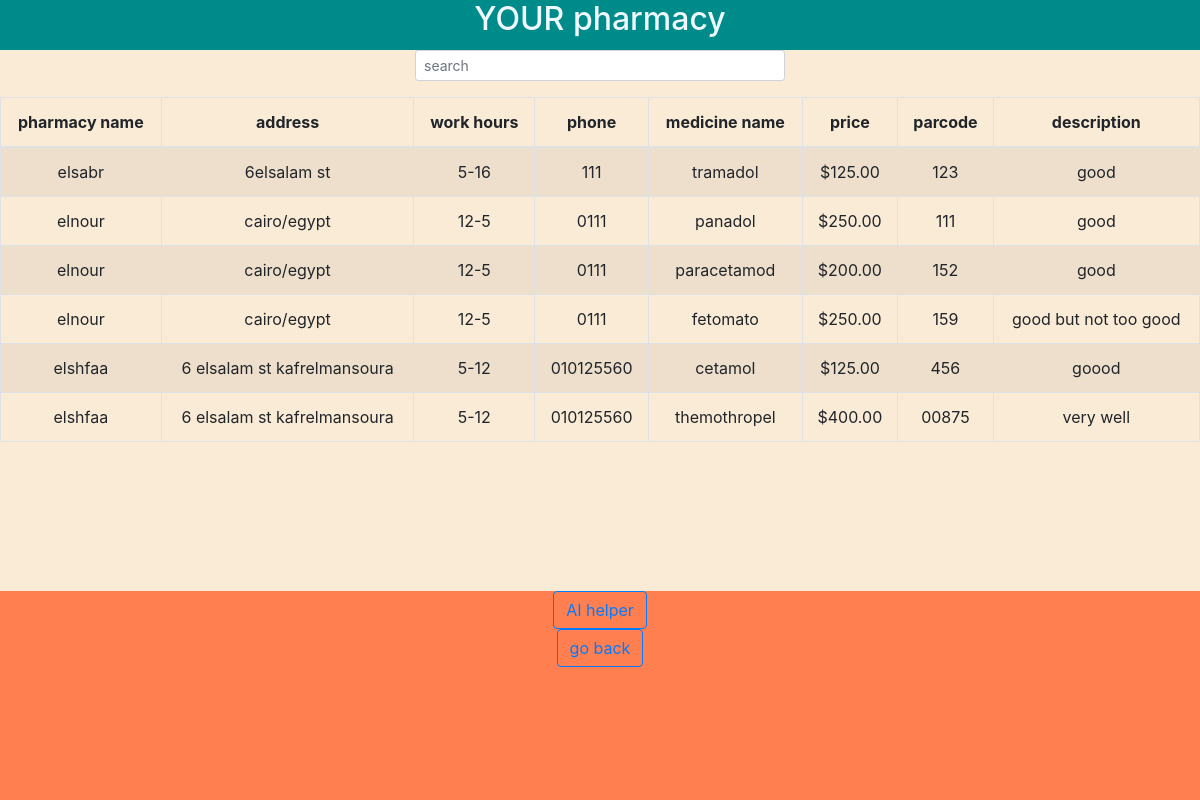
Page /patient on the committed database.
### tables this page shows
CREATE TABLE medicine_available (
    pharmacy_id INTEGER,
    medicine_id INTEGER,
    price REAL,
    available INTEGER DEFAULT 1 CHECK (available IN (0,1)),
    PRIMARY KEY (pharmacy_id, medicine_id),
    FOREIGN KEY (pharmacy_id) REFERENCES pharmacies(id) ON DELETE CASCADE,
    FOREIGN KEY (medicine_id) REFERENCES medicines(id) ON DELETE CASCADE
);

CREATE TABLE pharmacies (
id INTEGER PRIMARY KEY AUTOINCREMENT,
username TEXT,
phone TEXT,
work_hours TEXT,
address TEXT,
name TEXT,
password TEXT);

CREATE TABLE medicines (
id INTEGER PRIMARY KEY AUTOINCREMENT,
name TEXT,
parcode TEXT,
description TEXT);

### app.py (the view)
@app.route("/patient")
def patient():
    data = db.execute("SELECT phone, work_hours, address, pharmacies.name as pharmacy_name, medicines.name as medicine_name, parcode, description, price FROM pharmacies JOIN medicine_available ON pharmacy_id = pharmacies.id JOIN medicines ON medicine_id = medicines.id WHERE available = 1").fetchall()
    return render_template("patient.html", data=data)

### helpers.py (called while the page is built)
def usd(value):
    try:
        return f"${float(value):,.2f}"
    except (ValueError, TypeError):
        return value

### Templates/patient.html (shortened to what this page needs)
{%extends "layout.html"%}
{%block main%}
<main>
<div class="col-md-6 col-lg-4 mx-auto">
    <input id="searchinput" class="form-control form-control-sm" type="search" autofocus placeholder="search">
</div>
<div class="table-responsive">
    <table class="table table-striped table-hover table-bordered my-3">
        <thead>
            <tr>
                <th>pharmacy name</th>
                <th>address</th>
                <th>work hours</th>
                <th>phone</th>
                <th>medicine name</th>
                <th>price</th>
                <th>parcode</th>
                <th>description</th>
            </tr>
        </thead>
        <tbody id="tableBody">
        {%for d in data%}
            <tr>
                <td>{{d["pharmacy_name"]}}</td>
                <td>{{d["address"]}}</td>
                <td>{{d["work_hours"]}}</td>
                <td>{{d["phone"]}}</td>
                <td>{{d["medicine_name"]}}</td>
                <td>{{d["price"] | usd}}</td>
                <td>{{d["parcode"]}}</td>
                <td>{{d["description"]}}</td>
            </tr>
            {%endfor%}
        </tbody>
    </table>
</div>
</main>
<footer>
    <form action="/ai" method="get">
    <button type="submit" class="btn btn-outline-primary">AI helper</button>
    </form>
    <form action="/" method="get">
        <button type="submit" class="btn btn-outline-primary">go back</button>
    </form>
</footer>
    {%endblock%}

### Templates/layout.html (shortened to what this page needs)
<!DOCTYPE html>
<html>
    <head>
        <link rel="stylesheet" href="{{ url_for('static', filename='css/bootstrap.min.css')}}">
        <link rel="stylesheet" href="{{url_for('static', filename='css/style.css')}}">
    </head>
    <body>
        <header>
        <h2>YOUR pharmacy</h2>
        </header>
        {%block main%}
        {%endblock%}
    </body>
</html>

### Static/Css/style.css (style rules this page uses)
body { display: flex; flex-direction: column; min-height: 100vh; margin: 0; }
header { background-color:darkcyan; color:aliceblue; text-align: center; height: 50px; }
main { background-color:antiquewhite; text-align:center; flex: 1; }
footer { background-color:coral; text-align: center; flex:1; }

### rows in the picture
medicine_available: pharmacy_name "elsabr", address "6elsalam st", work_hours "5-16", phone "111", medicine_name "tramadol", price "$125.00", parcode "123", description "good"
medicine_available: pharmacy_name "elnour", address "cairo/egypt", work_hours "12-5", phone "0111", medicine_name "panadol", price "$250.00", parcode "111", description "good"
medicine_available: pharmacy_name "elnour", address "cairo/egypt", work_hours "12-5", phone "0111", medicine_name "paracetamod", price "$200.00", parcode "152", description "good"
medicine_available: pharmacy_name "elnour", address "cairo/egypt", work_hours "12-5", phone "0111", medicine_name "fetomato", price "$250.00", parcode "159", description "good but not too good"
medicine_available: pharmacy_name "elshfaa", address "6 elsalam st kafrelmansoura", work_hours "5-12", phone "010125560", medicine_name "cetamol", price "$125.00", parcode "456", description "goood"
medicine_available: pharmacy_name "elshfaa", address "6 elsalam st kafrelmansoura", work_hours "5-12", phone "010125560", medicine_name "themothropel", price "$400.00", parcode "00875", description "very well"
